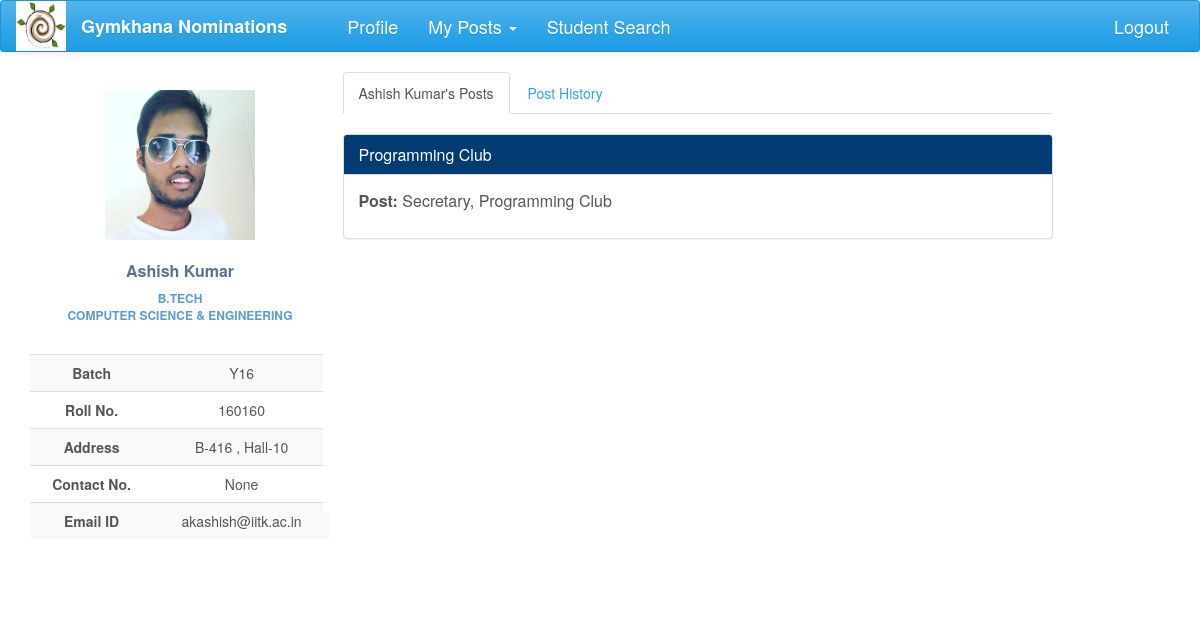
The page /nominations/public_profile/2/ (signed in) on the database as committed earlier.
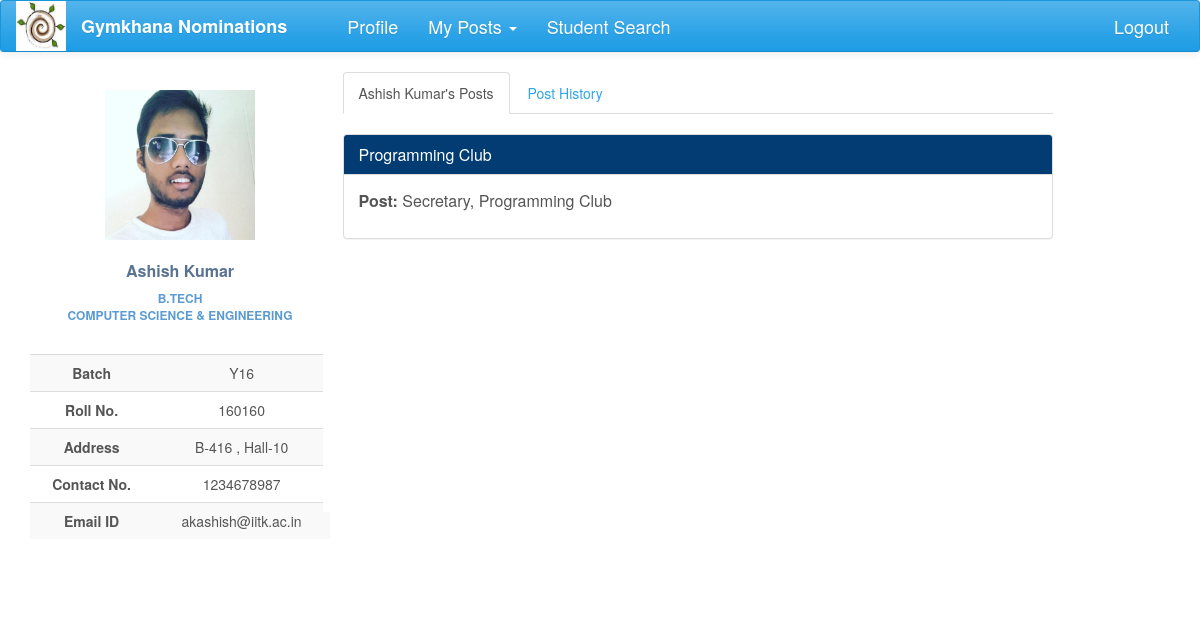
The same page on the database as committed later.
### nomi/models.py (models this page shows, shortened)
class UserProfile(models.Model):
    user = models.OneToOneField(User, on_delete=models.CASCADE)
    user_img = models.ImageField(upload_to=user_directory_path, null=True, blank=True)
    name = models.CharField(max_length=40, blank=True)
    roll_no = models.IntegerField(null=True)
    year = models.CharField(max_length=4, choices=YEAR, default='Y16')
    programme = models.CharField(max_length=7, choices=PROGRAMME, default='B.Tech')
    department = models.CharField(max_length=200, choices=DEPT, default='AE')
    hall = models.CharField(max_length=10, choices=HALL, default=1)
    room_no = models.CharField(max_length=10, null=True, blank=True)
    contact = models.CharField(max_length=10, null=True, blank=True)
    def image_url(self):
        if self.user_img and hasattr(self.user_img, 'url'):
            return self.user_img.url
        else:
            return '/static/nomi/img/banner.png'

### nomi/views.py (the view)
# urls.py: url(r'^public_profile/(?P<pk>\d+)/$', views.public_profile, name='public_profile'),
@login_required
def public_profile(request, pk):
    student = UserProfile.objects.get(pk=pk)
    student_user = student.user
    history = PostHistory.objects.filter(user=student_user)
    my_posts = Post.objects.filter(post_holders=student_user)
    return render(request, 'public_profile.html', context={'student': student, 'history': history,
                                                           'my_posts': my_posts})

### nomi/global_contexts.py (called while the page is built)
def context(request):
    if request.user.is_authenticated:
        try:
            my_profile = UserProfile.objects.get(user=request.user)
            my_posts = Post.objects.filter(post_holders=request.user)
            length = len(my_posts)
            senate = False
            for post in my_posts:
                if post.perms == 'can ratify the post':
                    senate = True
            return {'my_posts': my_posts, 'my_profile': my_profile, 'senate': senate, 'length': length}
        except ObjectDoesNotExist:
            return {'my_posts': 0, 'my_profile': 0}
    else:
        return {'my_posts': 0, 'my_profile': 0}

### nomi/models.py (called while the page is built)
    def __str__(self):
        return self.club_name

### nomi/templates/public_profile.html (shortened to what this page needs)
{% extends 'base2.html' %}
{% load staticfiles %}
{% load bootstrap %}
{% block profile %}
    <div class="profile-sidebar">
        <div class="profile-userpic">
            <img src="{{ student.image_url }}" class="img-responsive" alt="">
        </div>
        <div class="profile-usertitle">
            <div class="profile-usertitle-name">
                {{student.name}}
            </div>
            <div class="profile-usertitle-job">
                {{student.programme}} <br> {{student.department}}
            </div>
        </div>
        <div class="profile-usermenu">
            <table class="table table-striped table-hover ">
                <tbody>
                <tr>
                    <td id="topic">Batch</td>
                    <td>{{student.year}} </td>
                </tr>
                <tr>
                    <td id="topic">Roll No.</td>
                    <td>{{student.roll_no}} </td>
                </tr>
                <tr>
                    <td id="topic">Address</td>
                    <td>{{student.room_no}} , Hall-{{student.hall}}</td>
                </tr>
                <tr>
                    <td id="topic">Contact No.</td>
                    <td>{{ student.contact }}</td>
                </tr>
                <tr>
                    <td id="topic">Email ID</td>
                    <td>{{student.user}}@iitk.ac.in</td>
                </tr>
                </tbody>
            </table>
        </div>
    </div>
{% endblock %}
{% block content %}
    <div class="profile-content">
                <ul class="nav nav-tabs">
                    <li class="active"><a href="#current-posts" data-toggle="tab" aria-expanded="true">{{ student.name }}'s Posts</a></li>
                    <li><a href="#post-history" data-toggle="tab" aria-expanded="true">Post History</a></li>
                </ul>
                <div id="myTabContent" class="tab-content">
                    <div class="tab-pane fade active in profile-nominations" id="current-posts">
                        <br>
                        {% for post in my_posts %}
                        <div class="panel panel-info">
                            <div class="panel-heading">
                                <h3 class="panel-title">{{post.club}}</h3>
                            </div>
                            <div class="panel-body">
                                <p class="profile-post-name">
                                    <span>Post: </span>{{post.post_name}}</p>
                            </div>
                        </div>
                        {% endfor %}
                    </div>
                </div>
    </div>
{% endblock %}

Rows that differ between the two databases and show on the page:
changed UserProfile "Ashish Kumar": contact "None" → "1234678987"
